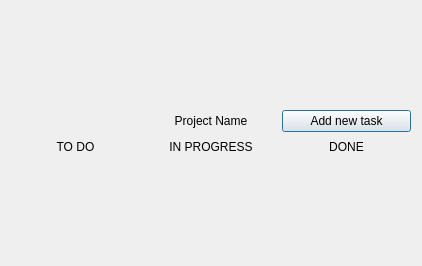
<?xml version="1.0" encoding="UTF-8"?>
<ui version="4.0">
 <class>ProjectWindow</class>
 <widget class="QDialog" name="ProjectWindow">
  <property name="geometry">
   <rect>
    <x>0</x>
    <y>0</y>
    <width>422</width>
    <height>266</height>
   </rect>
  </property>
  <property name="windowTitle">
   <string>Dialog</string>
  </property>
  <layout class="QVBoxLayout" name="verticalLayout_2">
   <item>
    <layout class="QGridLayout" name="gridLayout">
     <item row="0" column="2">
      <widget class="QPushButton" name="add_new_task">
       <property name="text">
        <string>Add new task</string>
       </property>
      </widget>
     </item>
     <item row="0" column="1">
      <widget class="QLabel" name="project_name">
       <property name="maximumSize">
        <size>
         <width>16777215</width>
         <height>20</height>
        </size>
       </property>
       <property name="text">
        <string>Project Name</string>
       </property>
       <property name="alignment">
        <set>Qt::AlignCenter</set>
       </property>
      </widget>
     </item>
     <item row="3" column="1">
      <layout class="QVBoxLayout" name="task_in_progress"/>
     </item>
     <item row="3" column="2">
      <layout class="QVBoxLayout" name="task_done">
       <property name="spacing">
        <number>7</number>
       </property>
      </layout>
     </item>
     <item row="3" column="0">
      <layout class="QVBoxLayout" name="task_to_do">
       <property name="spacing">
        <number>1</number>
       </property>
      </layout>
     </item>
     <item row="1" column="1">
      <widget class="QLabel" name="INPROGRESS">
       <property name="maximumSize">
        <size>
         <width>16777215</width>
         <height>20</height>
        </size>
       </property>
       <property name="text">
        <string>IN PROGRESS</string>
       </property>
       <property name="alignment">
        <set>Qt::AlignCenter</set>
       </property>
      </widget>
     </item>
     <item row="1" column="0">
      <widget class="QLabel" name="TODO">
       <property name="text">
        <string>TO DO</string>
       </property>
       <property name="alignment">
        <set>Qt::AlignCenter</set>
       </property>
      </widget>
     </item>
     <item row="1" column="2">
      <widget class="QLabel" name="DONE">
       <property name="text">
        <string>DONE</string>
       </property>
       <property name="alignment">
        <set>Qt::AlignCenter</set>
       </property>
      </widget>
     </item>
    </layout>
   </item>
  </layout>
 </widget>
 <resources/>
 <connections/>
</ui>
